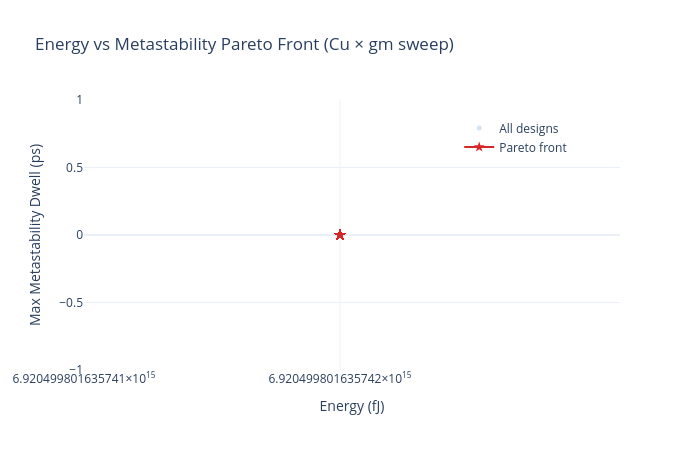

The notebook cell this image was saved under:
### Code cell
fig_pareto = go.Figure()

# All points
fig_pareto.add_trace(go.Scatter(
    x=df_sweep['energy_fJ'],
    y=df_sweep['meta_ps'],
    mode='markers',
    marker=dict(size=5, color='#aec7e8', opacity=0.5),
    name='All designs',
))

# Pareto front
fig_pareto.add_trace(go.Scatter(
    x=df_pareto['energy_fJ'],
    y=df_pareto['meta_ps'],
    mode='markers+lines',
    marker=dict(size=8, color='#d62728', symbol='star'),
    line=dict(color='#d62728', width=2),
    name='Pareto front',
))

fig_pareto.update_layout(
    title='Energy vs Metastability Pareto Front (Cu × gm sweep)',
    xaxis_title='Energy (fJ)',
    yaxis_title='Max Metastability Dwell (ps)',
    template='plotly_white',
    width=700, height=450,
    legend=dict(x=0.7, y=0.95),
)
fig_pareto.show()

### Figure 1 — Plotly figure (JSON) as saved in the notebook; plotly's stock layout.template omitted (floating-point values rounded to 4 significant figures; data arrays with more than 128 entries replaced by an {"elided": "..."} marker saying what was removed)
{"data": [{"marker": {"color": "#aec7e8", "opacity": 0.5, "size": 5}, "mode": "markers", "name": "All designs", "type": "scatter", "x": {"elided": "400 float values"}, "y": {"elided": "400 float values"}}, {"line": {"color": "#d62728", "width": 2}, "marker": {"color": "#d62728", "size": 8, "symbol": "star"}, "mode": "markers+lines", "name": "Pareto front", "type": "scatter", "x": {"elided": "400 float values"}, "y": {"elided": "400 float values"}}], "layout": {"height": 450, "legend": {"x": 0.7, "y": 0.95}, "title": {"text": "Energy vs Metastability Pareto Front (Cu × gm sweep)"}, "width": 700, "xaxis": {"title": {"text": "Energy (fJ)"}}, "yaxis": {"title": {"text": "Max Metastability Dwell (ps)"}}}}
